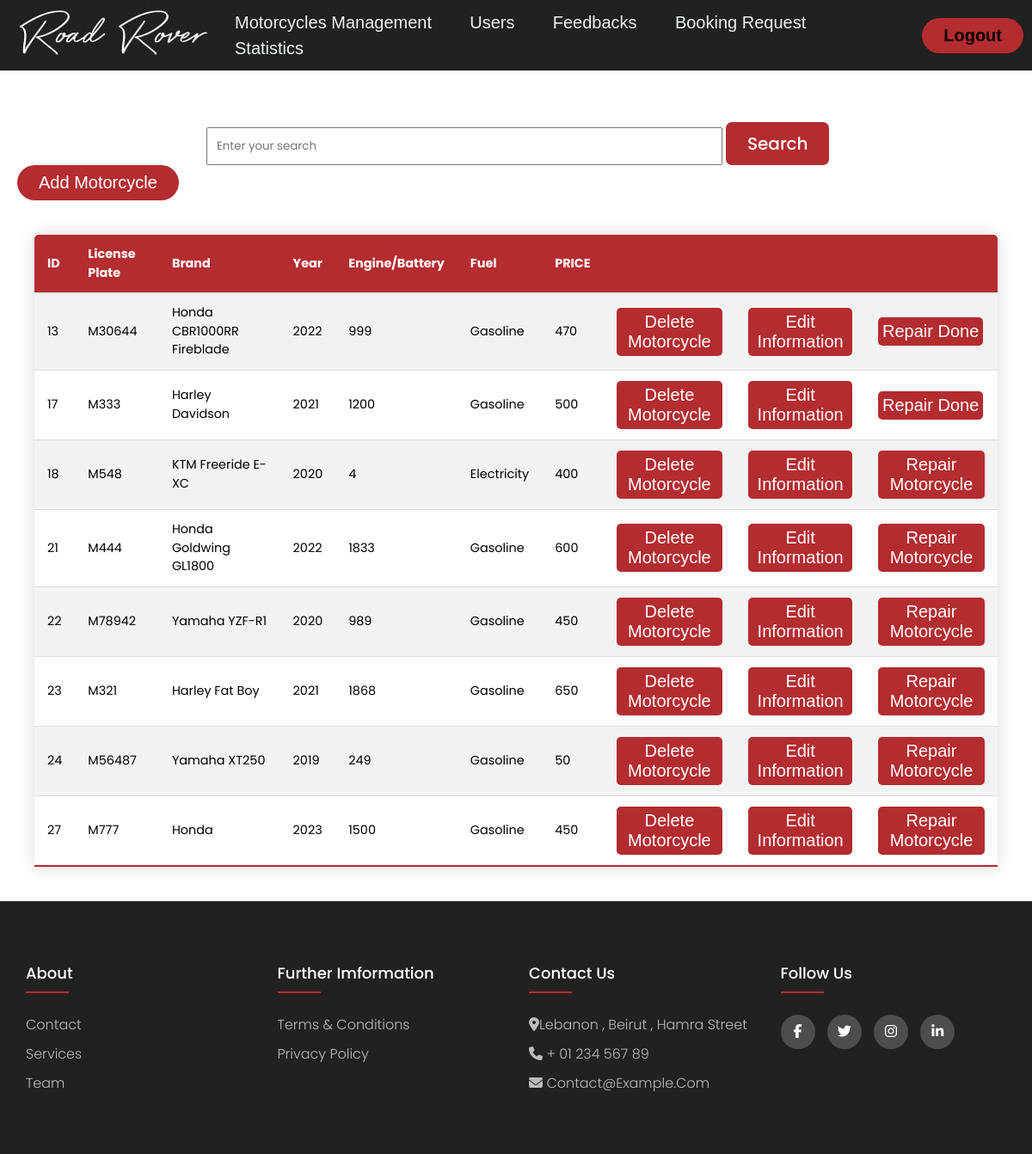
Page /TableShowingMotors.php on the committed database.
### tables this page shows
CREATE TABLE `motorcycle` (
  `ID` int(10) NOT NULL,
  `plate_number` varchar(10) NOT NULL,
  `Brand` varchar(60) NOT NULL,
  `Year` int(11) NOT NULL,
  `engine` int(11) NOT NULL,
  `fuel` varchar(40) NOT NULL,
  `price` int(11) NOT NULL,
  `image` varchar(70) NOT NULL,
  `Available` varchar(3) NOT NULL
);

### TableShowingMotors.php (the view, shortened to what this page needs)
<!DOCTYPE html>
<html>
<head>
  <link rel="stylesheet" href="style.css">
  <link rel="stylesheet" href="https://cdnjs.cloudflare.com/ajax/libs/font-awesome/6.5.1/css/all.min.css" />
</head>
<body>
<header class="header">
    <a class="logo" href="home.php"><img src="mylogo.jpg" alt="logo"></a>
  <nav class="nav">
      <ul class="nav-links">
                 <li><a href="TableShowingMotors.php">Motorcycles Management</a></li>
                    <li><a href="adminusers.php">Users</a></li>
                    <li><a href="adminfeedback.php">Feedbacks</a></li>
                    <li><a href="adminBooking.php">Booking Request</a></li>
					<li><a href="adminstatistics.php">Statistics</a></li>
      </ul>
    </nav>
    <button class="button"><b><a href="home.php" style="text-decoration: none; color:black;">Logout</a></b></button>
</header>
<?php
require_once('connection.php');
$query="SELECT * from motorcycle ";
$res = mysqli_query($con,$query);
?>
<form method="post" action="searchTable.php">
    <input type="text" name="query" placeholder="Enter your search">
    <button type="submit" name="Search">Search</button>
</form>
<button class="button" onclick="window.location.href='addmotorform.php'">Add Motorcycle</button>
 <table class="content-table">
<tr>
<th>ID</th>
<th>License Plate</th>
<th>Brand</th>
<th>Year</th>
<th>Engine/Battery</th>
<th>Fuel</th>
<th>PRICE</th>
<th></th>
<th></th>
<th></th>
</tr>
<?php
while ($data = mysqli_fetch_array($res)) {
    echo '<tr>';
    echo '<td>' . $data['ID'] .'</td>';
	echo '<td>' . $data['plate_number'] . '</td>';
    echo '<td>' . $data['Brand'] . '</td>';
    echo '<td>' . $data['Year'] . '</td>';
    echo '<td>' . $data['engine'] . '</td>';
    echo '<td>' . $data['fuel'] . '</td>';
    echo '<td>' . $data['price'] . '</td>';
    echo '<td>
            <form method="post" action="deleteMotor.php">
                <input type="hidden" name="motorID" value="' . $data['ID'] . '">
                <button type="submit" name="approve">Delete Motorcycle</button>
            </form>
       </td>';
    echo '<td>
            <form method="post" name="EditInfo" action="UpdateMotor.php">
                <input type="hidden" name="motorID" value="' . $data['ID'] . '">
                <button type="submit" name="edit">Edit Information</button>
            </form>
          </td>';
$buttonText = ($data['Available'] == 'Yes') ? 'Repair Motorcycle' : 'Repair Done';
$availableStatus = ($data['Available'] == 'Yes') ? 'No' : 'Yes';
		    echo '<td>
    <form method="post" name="FixMotor" action="FixMotor.php">
        <input type="hidden" name="motorID" value="' . $data['ID'] . '">
        <input type="hidden" name="available" value="' . $data['Available'] . '">
        <input type="hidden" name="buttonText" value="' . $buttonText . '">
        <input type="hidden" name="availableStatus" value="' . $availableStatus . '">
        <button type="submit" name="edit">' . $buttonText . '</button>
    </form>
</td>';
    echo '</tr>';
}
?>
</table>
<footer class="footer">
  <div class="container">
    <divc class="row">
      <div class="footer-col">
        <h4>About</h4>
        <ul>
          <li><a href="#">Contact</a></li>
          <li><a href="#">Services</a></li>
          <li><a href="#">Team</a></li>
        </ul>
      </div>
      <div class="footer-col">
        <h4>Further Imformation</h4>
        <ul>
          <li><a href="#">Terms & Conditions</a></li>
          <li><a href="">Privacy Policy</a></li>
        </ul>
      </div>
      <div class="footer-col">
        <h4>Contact Us</h4>
        <ul>
          <li><a href="#"><i class="fas fa-map-marker-alt"></i>Lebanon , Beirut , Hamra Street</li></a>
          <li><a href="#"><i class="fas fa-phone"></i> + 01 234 567 89</li></a>
          <li><a href="#"><i class="fas fa-envelope"></i> Contact@example.com</li></a>
        </ul>
      </div>
      <div class="footer-col">
        <h4>Follow Us</h4>
        <div class="socialIcons">
          <a href="#"><i class="fab fa-facebook-f"></i></a>
          <a href="#"><i class="fab fa-twitter"></i></a>
          <a href="#"><i class="fab fa-instagram"></i></a>
          <a href="#"><i class="fab fa-linkedin-in"></i></a>
        </div>
      </div>
    </div>
</footer>
</body>
</html>

### style.css (style rules this page uses)
body { line-height: 1.5; font-family: 'Poppins', sans-serif; }
* { margin: 0; padding: 0; box-sizing: border-box; }
nav li, nav a, button { font-family: "Montserrat", sans-serif; font-weight: 500; font-size: 20px; color: #edf0f1; text-decoration: none; }
header { display: flex; justify-content: flex-end; align-items: center; padding: 0px 10px; background-color: #212121; }
.logo { margin-right: auto; }
.nav-links { list-style: none; }
.nav-links li { display: inline-block; padding: 0px 20px; }
.nav-links li a { transition: all 0.3s ease 0s; }
.button { color: #212121; padding: 9px 25px; margin-left: 20px; background-color: rgb(179, 44, 48); border: none; border-radius: 50px; font-size: 1.25em; transition: all 0.3s ease 0s; }
.container { max-width: 1170px; margin: auto; }
.row { display: flex; flex-wrap: wrap; }
ul { list-style: none; }
.footer { background-color: #212121; padding: 70px 0; }
.footer-col { width: 25%; padding: 0 15px; }
.footer-col h4 { font-size: 18px; color: #ffffff; text-transform: capitalize; margin-bottom: 35px; font-weight: 500; position: relative; }
.footer-col h4::before { content: ''; position: absolute; left: 0; bottom: -10px; background-color: rgb(179, 44, 48); height: 2px; box-sizing: border-box; width: 50px; }
.footer-col ul li:not(:last-child) { margin-bottom: 10px; }
.footer-col ul li a { font-size: 16px; text-transform: capitalize; color: #bbbbbb; text-decoration: none; font-weight: 300; display: block; transition: all 0.3s ease; }
.footer-col .socialIcons a { display: inline-block; height: 40px; width: 40px; background-color: rgb(255, 255, 255, 0.2); margin-right: 10px; margin: 0 10px 10px 0; text-align: center; line-height: 40px; border-radius: 50%; color: #ffffff; transform: all 0.5s ease; }

### TableShowingMotors.php (style rules this page uses)
form button { background-color: rgb(179, 44, 48); color:#fff ; border: none; border-radius: 5px; padding: 5px; cursor: pointer; transition: background-color 0.3s; }
.content-table { border-collapse: collapse; font-size: 0.9em; min-width: 900px; border-radius: 5px 5px 0 0; overflow: hidden; box-shadow:0 0 20px rgba(0,0,0,0.15); margin: 40px; align-items: center; height: 500px; }
.content-table th { background-color: #b32c30; color: white; text-align: left; }
.content-table th, .content-table td { padding: 12px 15px; }
.content-table tbody tr { border-bottom: 1px solid #dddddd; }
.content-table tbody tr:nth-of-type(even) { background-color: #f3f3f3; }
.content-table tbody tr:last-of-type { border-bottom: 2px solid #b32c30; }
button[name="Search"] { display: inline-block; width: 10%; padding: 10px; background-color: #b32c30; color: white; border: none; border-radius: 7px; cursor: pointer; font-family: 'Poppins', sans-serif; margin-left: 0%; margin-top: 5%; }
input[type="text"] { display: inline-block; width: 50%; padding: 10px; margin-left: 20%; font-family: 'Poppins', sans-serif; }
.button { color:#fff ; }

### rows in the picture
motorcycle: ID "13", plate_number "M30644", Brand "Honda CBR1000RR Fireblade", Year "2022", engine "999", fuel "Gasoline", price "470", Available "Repair Done"
motorcycle: ID "17", plate_number "M333", Brand "Harley Davidson", Year "2021", engine "1200", fuel "Gasoline", price "500", Available "Repair Done"
motorcycle: ID "18", plate_number "M548", Brand "KTM Freeride E-XC", Year "2020", engine "4", fuel "Electricity", price "400", Available "Repair Motorcycle"
motorcycle: ID "21", plate_number "M444", Brand "Honda Goldwing GL1800", Year "2022", engine "1833", fuel "Gasoline", price "600", Available "Repair Motorcycle"
motorcycle: ID "22", plate_number "M78942", Brand "Yamaha YZF-R1", Year "2020", engine "989", fuel "Gasoline", price "450", Available "Repair Motorcycle"
motorcycle: ID "23", plate_number "M321", Brand "Harley Fat Boy", Year "2021", engine "1868", fuel "Gasoline", price "650", Available "Repair Motorcycle"
motorcycle: ID "24", plate_number "M56487", Brand "Yamaha XT250", Year "2019", engine "249", fuel "Gasoline", price "50", Available "Repair Motorcycle"
motorcycle: ID "27", plate_number "M777", Brand "Honda", Year "2023", engine "1500", fuel "Gasoline", price "450", Available "Repair Motorcycle"
